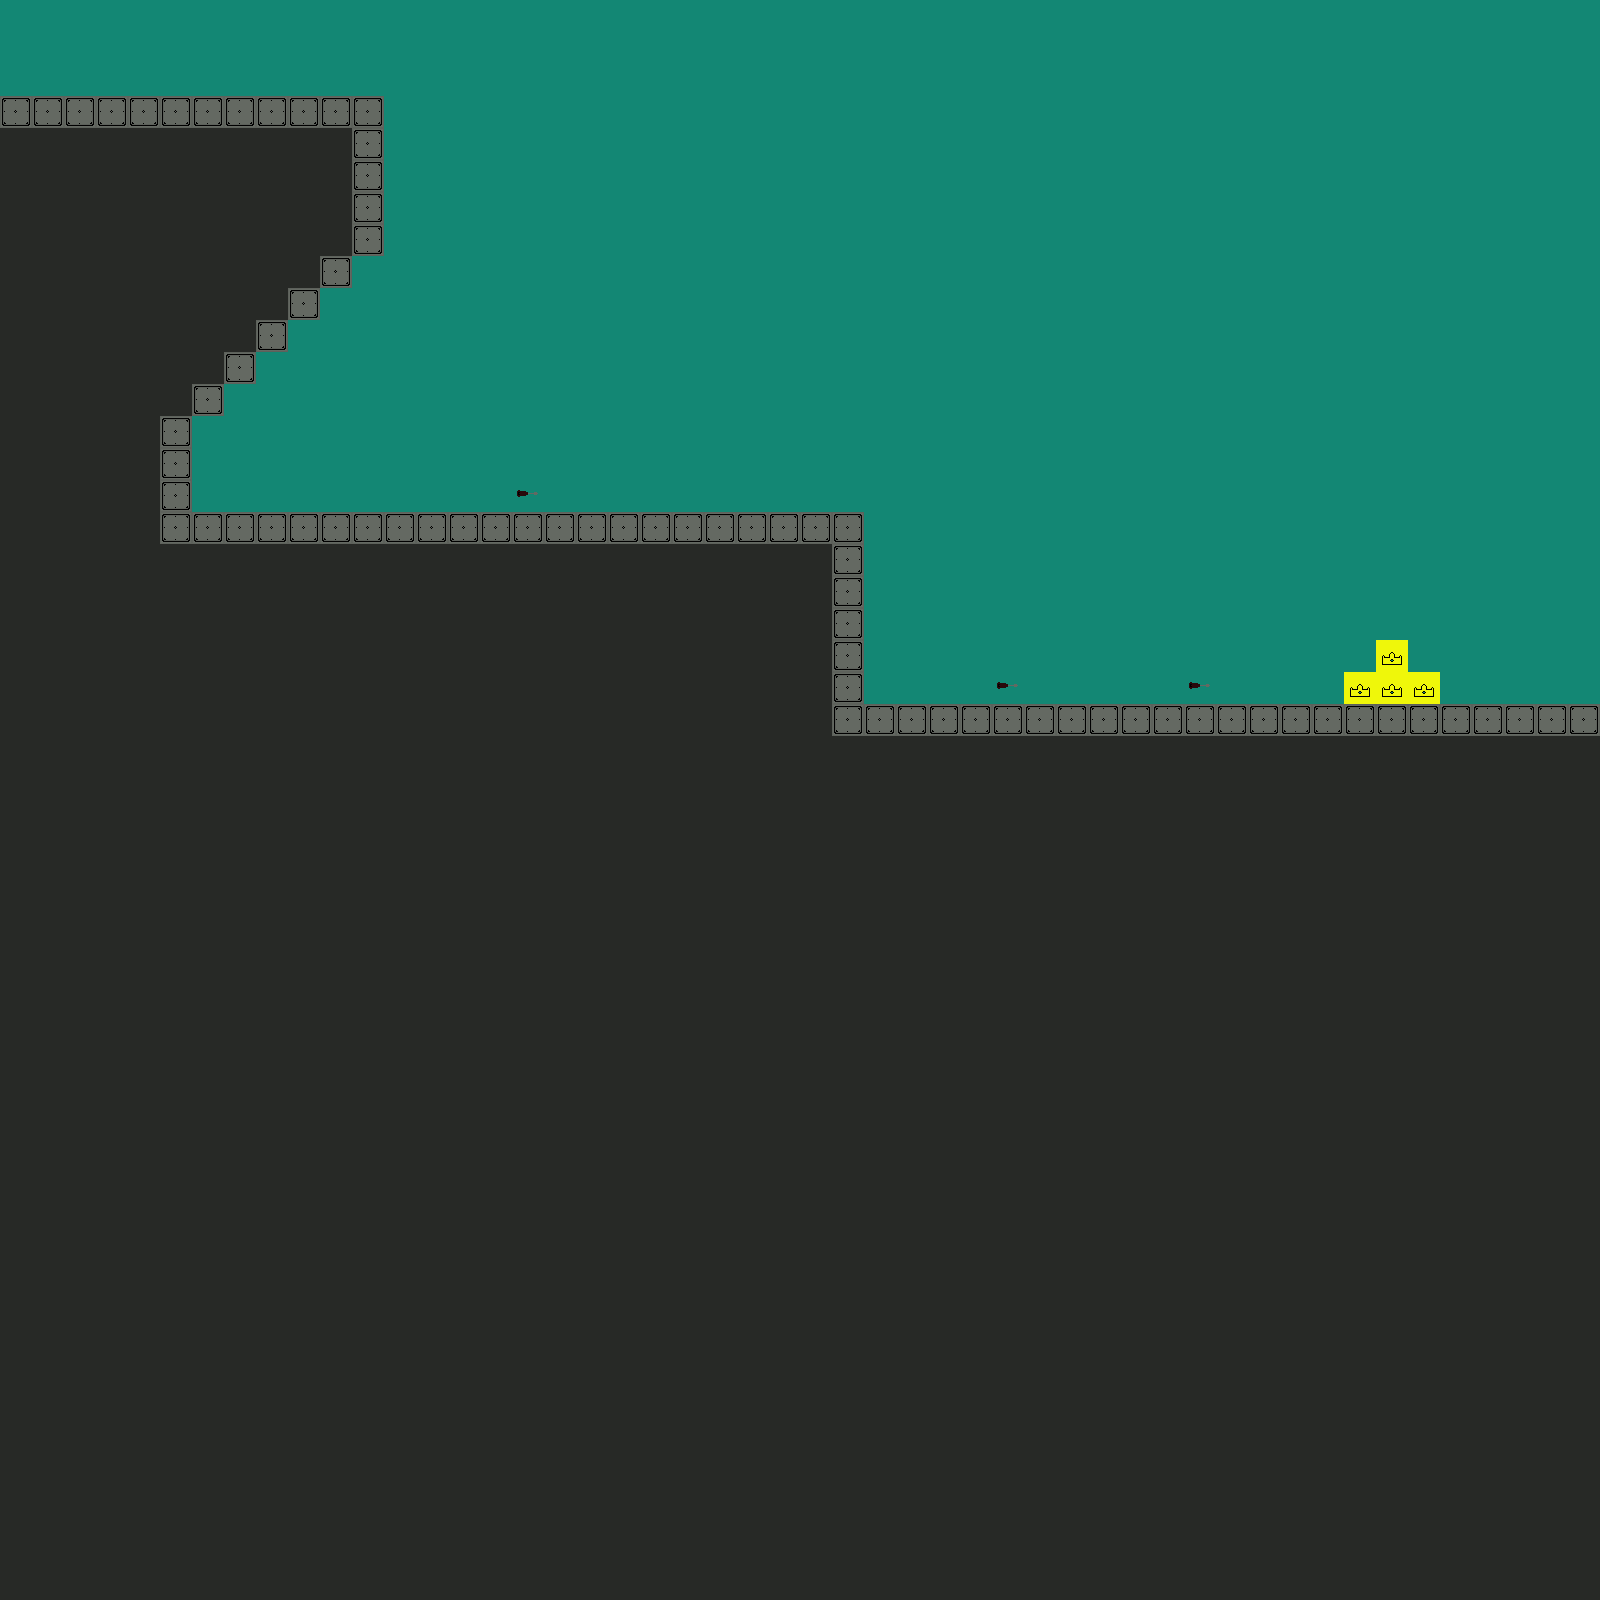

The image is a tile-based game level rendered from a .tmx file. Its description and source (layers, tilesets, objects; grid data summarised) follow:
An orthogonal 50x50 tile map with 32x32 px tiles, 1 tile layer (Tile Layer 1).

<map version="1.0" orientation="orthogonal" width="50" height="50" tilewidth="32" tileheight="32">
 <tileset firstgid="1" name="Tiles" tilewidth="32" tileheight="32">
  <image source="Tiles.png" trans="ff00ff" width="192" height="32" />
  <tile id="0">
   <properties>
    <property name="Collision" value="false" />
    <property name="Name" value="Background" />
   </properties>
  </tile>
  <tile id="1">
   <properties>
    <property name="Collision" value="true" />
    <property name="Name" value="floor" />
   </properties>
  </tile>
  <tile id="2">
   <properties>
    <property name="Collision" value="true" />
    <property name="Name" value="UnderPadding" />
   </properties>
  </tile>
  <tile id="3">
   <properties>
    <property name="Collison" value="true" />
    <property name="Name" value="hazard" />
   </properties>
  </tile>
 </tileset>
 <layer name="Tile Layer 1" width="50" height="50">
  <data>[2500 cells, 2500 non-empty, 5 distinct tile ids]</data>
 </layer>
</map>
